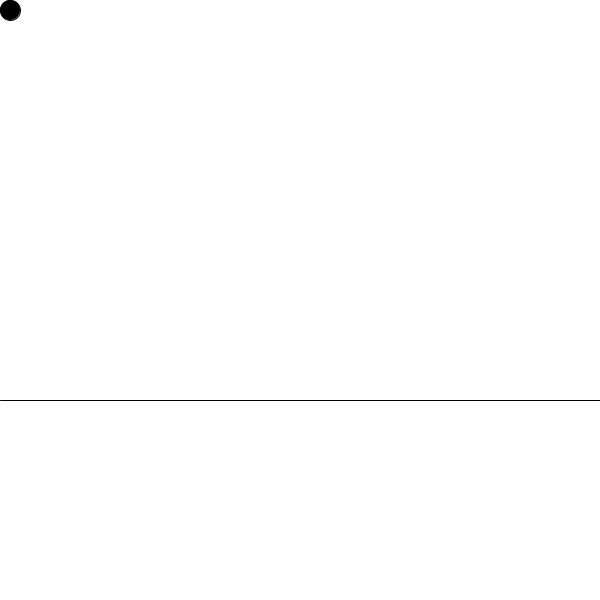
Frame 1 (no input)
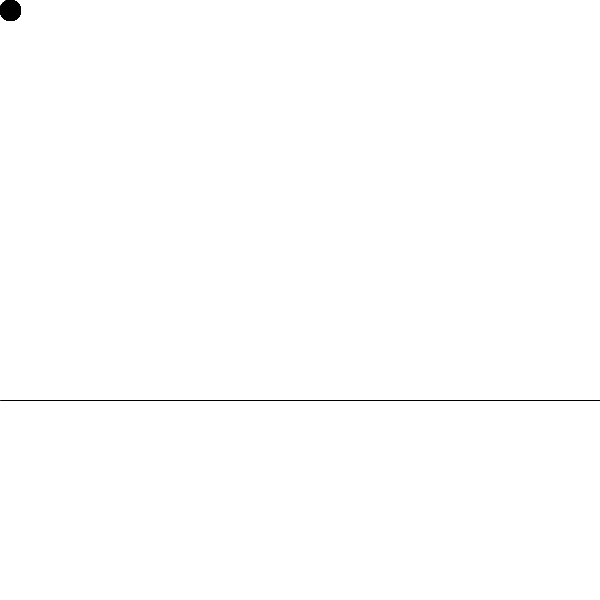
Frame 60 (the mouse pressed at the canvas centre just before this capture)
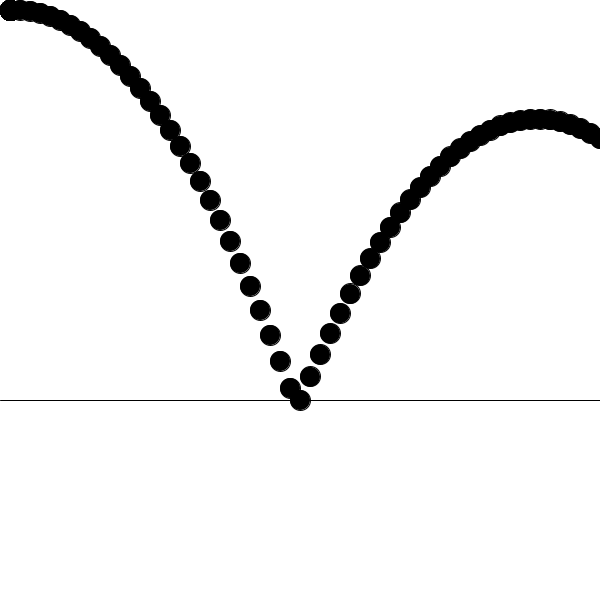
Frame 120 (the mouse held since frame 60 and released just before this capture)

The Processing sketch that drew these frames (run headless with seeded random() and noise(); from frame 60 on, the mouse is pressed at the canvas centre):

// Processing sketch: ParticleExample
// ── ParticleExample.pde

Particle ball;

void setup() {
  size(600, 600);
  background(255);
  ball = new Particle();
  ball.position.x = 10;
  ball.position.y = 10;
  line(0,ball.groundLevel,width,ball.groundLevel);
}

void draw() {
  ball.draw();
  ball.move();
}

void mousePressed() {
   ball.velocity.x = 10;
   ball.velocity.y = 0;
   ball.acceleration.y = 1; 
}


// ── Particle.pde
class Particle {

  public PVector position;
  public PVector velocity;
  public PVector acceleration;

  public float groundLevel;

  public Particle() {
     position = new PVector(0,0);
     velocity = new PVector(0,0);
     acceleration = new PVector(0,0); 
     groundLevel=400;
  }

  public void draw() {
    ellipseMode(CENTER);
    fill(0);
    ellipse(position.x, position.y, 20, 20);
  }
  
  public void move() {   
     position.add( velocity );
     velocity.add( acceleration ); 
     if (position.y>=groundLevel)
      if (velocity.y>0) {
        position.y = groundLevel;
        velocity.y *= -0.8 ; 
     }
  }
  
}
